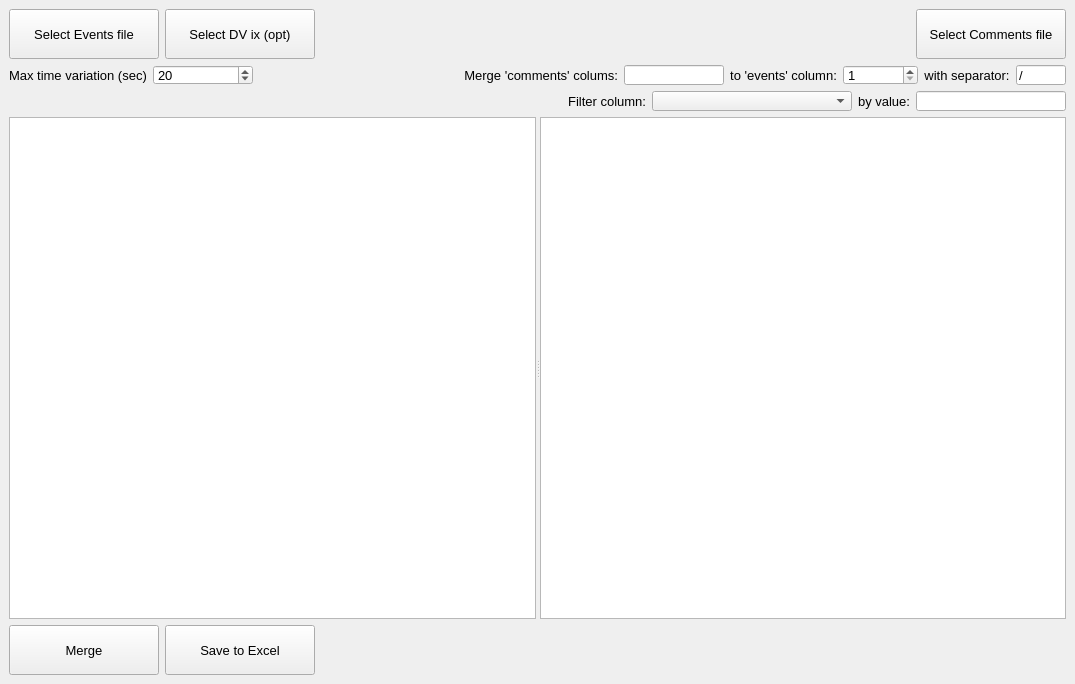
<?xml version="1.0" encoding="UTF-8"?>
<ui version="4.0">
 <class>MainWindow</class>
 <widget class="QMainWindow" name="MainWindow">
  <property name="geometry">
   <rect>
    <x>0</x>
    <y>0</y>
    <width>1075</width>
    <height>684</height>
   </rect>
  </property>
  <property name="font">
   <font>
    <pointsize>10</pointsize>
   </font>
  </property>
  <property name="windowTitle">
   <string>Manage events</string>
  </property>
  <widget class="QWidget" name="centralwidget">
   <layout class="QVBoxLayout" name="verticalLayout">
    <item>
     <layout class="QHBoxLayout" name="horizontalLayout">
      <item>
       <widget class="QPushButton" name="b_selectevt">
        <property name="minimumSize">
         <size>
          <width>150</width>
          <height>50</height>
         </size>
        </property>
        <property name="maximumSize">
         <size>
          <width>150</width>
          <height>50</height>
         </size>
        </property>
        <property name="font">
         <font>
          <pointsize>10</pointsize>
         </font>
        </property>
        <property name="text">
         <string>Select Events file</string>
        </property>
       </widget>
      </item>
      <item>
       <widget class="QPushButton" name="b_selectdvix">
        <property name="minimumSize">
         <size>
          <width>150</width>
          <height>50</height>
         </size>
        </property>
        <property name="maximumSize">
         <size>
          <width>150</width>
          <height>50</height>
         </size>
        </property>
        <property name="font">
         <font>
          <pointsize>10</pointsize>
         </font>
        </property>
        <property name="text">
         <string>Select DV ix (opt)</string>
        </property>
       </widget>
      </item>
      <item>
       <spacer name="horizontalSpacer">
        <property name="orientation">
         <enum>Qt::Orientation::Horizontal</enum>
        </property>
        <property name="sizeHint" stdset="0">
         <size>
          <width>40</width>
          <height>20</height>
         </size>
        </property>
       </spacer>
      </item>
      <item>
       <widget class="QPushButton" name="b_selectcmt">
        <property name="minimumSize">
         <size>
          <width>150</width>
          <height>50</height>
         </size>
        </property>
        <property name="maximumSize">
         <size>
          <width>150</width>
          <height>50</height>
         </size>
        </property>
        <property name="font">
         <font>
          <pointsize>10</pointsize>
         </font>
        </property>
        <property name="text">
         <string>Select Comments file</string>
        </property>
       </widget>
      </item>
     </layout>
    </item>
    <item>
     <layout class="QHBoxLayout" name="horizontalLayout_3">
      <item>
       <widget class="QLabel" name="lab_0">
        <property name="minimumSize">
         <size>
          <width>0</width>
          <height>20</height>
         </size>
        </property>
        <property name="maximumSize">
         <size>
          <width>150</width>
          <height>20</height>
         </size>
        </property>
        <property name="font">
         <font>
          <pointsize>10</pointsize>
         </font>
        </property>
        <property name="text">
         <string>Max time variation (sec)</string>
        </property>
       </widget>
      </item>
      <item>
       <widget class="QSpinBox" name="sp_maxvar">
        <property name="minimumSize">
         <size>
          <width>100</width>
          <height>20</height>
         </size>
        </property>
        <property name="maximumSize">
         <size>
          <width>100</width>
          <height>20</height>
         </size>
        </property>
        <property name="font">
         <font>
          <pointsize>10</pointsize>
         </font>
        </property>
        <property name="minimum">
         <number>1</number>
        </property>
        <property name="maximum">
         <number>9999</number>
        </property>
        <property name="value">
         <number>20</number>
        </property>
       </widget>
      </item>
      <item>
       <spacer name="horizontalSpacer_2">
        <property name="orientation">
         <enum>Qt::Orientation::Horizontal</enum>
        </property>
        <property name="sizeHint" stdset="0">
         <size>
          <width>40</width>
          <height>20</height>
         </size>
        </property>
       </spacer>
      </item>
      <item>
       <widget class="QLabel" name="lab_1">
        <property name="minimumSize">
         <size>
          <width>0</width>
          <height>20</height>
         </size>
        </property>
        <property name="maximumSize">
         <size>
          <width>200</width>
          <height>20</height>
         </size>
        </property>
        <property name="font">
         <font>
          <pointsize>10</pointsize>
         </font>
        </property>
        <property name="text">
         <string>Merge 'comments' colums:</string>
        </property>
        <property name="alignment">
         <set>Qt::AlignmentFlag::AlignRight|Qt::AlignmentFlag::AlignTrailing|Qt::AlignmentFlag::AlignVCenter</set>
        </property>
       </widget>
      </item>
      <item>
       <widget class="QLineEdit" name="lineed_colsfrom">
        <property name="minimumSize">
         <size>
          <width>100</width>
          <height>20</height>
         </size>
        </property>
        <property name="maximumSize">
         <size>
          <width>100</width>
          <height>20</height>
         </size>
        </property>
        <property name="font">
         <font>
          <pointsize>10</pointsize>
         </font>
        </property>
       </widget>
      </item>
      <item>
       <widget class="QLabel" name="lab_2">
        <property name="minimumSize">
         <size>
          <width>0</width>
          <height>20</height>
         </size>
        </property>
        <property name="maximumSize">
         <size>
          <width>150</width>
          <height>20</height>
         </size>
        </property>
        <property name="sizeIncrement">
         <size>
          <width>0</width>
          <height>0</height>
         </size>
        </property>
        <property name="font">
         <font>
          <pointsize>10</pointsize>
         </font>
        </property>
        <property name="text">
         <string>to 'events' column:</string>
        </property>
        <property name="alignment">
         <set>Qt::AlignmentFlag::AlignCenter</set>
        </property>
       </widget>
      </item>
      <item>
       <widget class="QSpinBox" name="sp_colto">
        <property name="minimumSize">
         <size>
          <width>75</width>
          <height>20</height>
         </size>
        </property>
        <property name="maximumSize">
         <size>
          <width>75</width>
          <height>20</height>
         </size>
        </property>
        <property name="minimum">
         <number>1</number>
        </property>
       </widget>
      </item>
      <item>
       <widget class="QLabel" name="lab_3">
        <property name="minimumSize">
         <size>
          <width>0</width>
          <height>20</height>
         </size>
        </property>
        <property name="maximumSize">
         <size>
          <width>120</width>
          <height>20</height>
         </size>
        </property>
        <property name="text">
         <string>with separator:</string>
        </property>
        <property name="alignment">
         <set>Qt::AlignmentFlag::AlignCenter</set>
        </property>
       </widget>
      </item>
      <item>
       <widget class="QLineEdit" name="lineed_separator">
        <property name="minimumSize">
         <size>
          <width>50</width>
          <height>20</height>
         </size>
        </property>
        <property name="maximumSize">
         <size>
          <width>50</width>
          <height>20</height>
         </size>
        </property>
        <property name="text">
         <string>/</string>
        </property>
       </widget>
      </item>
     </layout>
    </item>
    <item>
     <layout class="QHBoxLayout" name="horizontalLayout_2">
      <item>
       <spacer name="horizontalSpacer_4">
        <property name="orientation">
         <enum>Qt::Orientation::Horizontal</enum>
        </property>
        <property name="sizeHint" stdset="0">
         <size>
          <width>40</width>
          <height>20</height>
         </size>
        </property>
       </spacer>
      </item>
      <item>
       <widget class="QLabel" name="lab_4">
        <property name="minimumSize">
         <size>
          <width>0</width>
          <height>20</height>
         </size>
        </property>
        <property name="maximumSize">
         <size>
          <width>100</width>
          <height>20</height>
         </size>
        </property>
        <property name="text">
         <string>Filter column:</string>
        </property>
        <property name="alignment">
         <set>Qt::AlignmentFlag::AlignRight|Qt::AlignmentFlag::AlignTrailing|Qt::AlignmentFlag::AlignVCenter</set>
        </property>
       </widget>
      </item>
      <item>
       <widget class="QComboBox" name="combo_filter">
        <property name="minimumSize">
         <size>
          <width>200</width>
          <height>20</height>
         </size>
        </property>
        <property name="maximumSize">
         <size>
          <width>200</width>
          <height>20</height>
         </size>
        </property>
       </widget>
      </item>
      <item>
       <widget class="QLabel" name="lab_5">
        <property name="sizePolicy">
         <sizepolicy hsizetype="Preferred" vsizetype="Preferred">
          <horstretch>0</horstretch>
          <verstretch>0</verstretch>
         </sizepolicy>
        </property>
        <property name="minimumSize">
         <size>
          <width>0</width>
          <height>20</height>
         </size>
        </property>
        <property name="maximumSize">
         <size>
          <width>75</width>
          <height>20</height>
         </size>
        </property>
        <property name="text">
         <string>by value:</string>
        </property>
        <property name="alignment">
         <set>Qt::AlignmentFlag::AlignRight|Qt::AlignmentFlag::AlignTrailing|Qt::AlignmentFlag::AlignVCenter</set>
        </property>
       </widget>
      </item>
      <item>
       <widget class="QLineEdit" name="lineed_filter">
        <property name="minimumSize">
         <size>
          <width>150</width>
          <height>20</height>
         </size>
        </property>
        <property name="maximumSize">
         <size>
          <width>150</width>
          <height>20</height>
         </size>
        </property>
       </widget>
      </item>
     </layout>
    </item>
    <item>
     <widget class="QSplitter" name="splitter">
      <property name="orientation">
       <enum>Qt::Orientation::Horizontal</enum>
      </property>
      <widget class="QTableWidget" name="table_evts">
       <property name="sizePolicy">
        <sizepolicy hsizetype="Expanding" vsizetype="Expanding">
         <horstretch>0</horstretch>
         <verstretch>0</verstretch>
        </sizepolicy>
       </property>
       <property name="font">
        <font>
         <pointsize>8</pointsize>
        </font>
       </property>
       <property name="editTriggers">
        <set>QAbstractItemView::EditTrigger::DoubleClicked</set>
       </property>
       <property name="alternatingRowColors">
        <bool>true</bool>
       </property>
       <property name="selectionMode">
        <enum>QAbstractItemView::SelectionMode::SingleSelection</enum>
       </property>
       <property name="sortingEnabled">
        <bool>true</bool>
       </property>
      </widget>
      <widget class="QTableWidget" name="table_cmts">
       <property name="sizePolicy">
        <sizepolicy hsizetype="Expanding" vsizetype="Expanding">
         <horstretch>0</horstretch>
         <verstretch>0</verstretch>
        </sizepolicy>
       </property>
       <property name="font">
        <font>
         <pointsize>8</pointsize>
        </font>
       </property>
       <property name="editTriggers">
        <set>QAbstractItemView::EditTrigger::NoEditTriggers</set>
       </property>
       <property name="alternatingRowColors">
        <bool>true</bool>
       </property>
       <property name="sortingEnabled">
        <bool>true</bool>
       </property>
      </widget>
     </widget>
    </item>
    <item>
     <layout class="QHBoxLayout" name="horizontalLayout_5">
      <item>
       <widget class="QPushButton" name="b_merge">
        <property name="minimumSize">
         <size>
          <width>150</width>
          <height>50</height>
         </size>
        </property>
        <property name="maximumSize">
         <size>
          <width>150</width>
          <height>50</height>
         </size>
        </property>
        <property name="font">
         <font>
          <pointsize>10</pointsize>
         </font>
        </property>
        <property name="text">
         <string>Merge</string>
        </property>
       </widget>
      </item>
      <item>
       <widget class="QPushButton" name="b_saveevts">
        <property name="minimumSize">
         <size>
          <width>150</width>
          <height>50</height>
         </size>
        </property>
        <property name="maximumSize">
         <size>
          <width>150</width>
          <height>50</height>
         </size>
        </property>
        <property name="font">
         <font>
          <pointsize>10</pointsize>
         </font>
        </property>
        <property name="text">
         <string>Save to Excel</string>
        </property>
       </widget>
      </item>
      <item>
       <spacer name="horizontalSpacer_3">
        <property name="orientation">
         <enum>Qt::Orientation::Horizontal</enum>
        </property>
        <property name="sizeHint" stdset="0">
         <size>
          <width>40</width>
          <height>20</height>
         </size>
        </property>
       </spacer>
      </item>
     </layout>
    </item>
   </layout>
  </widget>
  <widget class="QMenuBar" name="menubar">
   <property name="geometry">
    <rect>
     <x>0</x>
     <y>0</y>
     <width>1075</width>
     <height>33</height>
    </rect>
   </property>
  </widget>
 </widget>
 <resources/>
 <connections/>
</ui>
